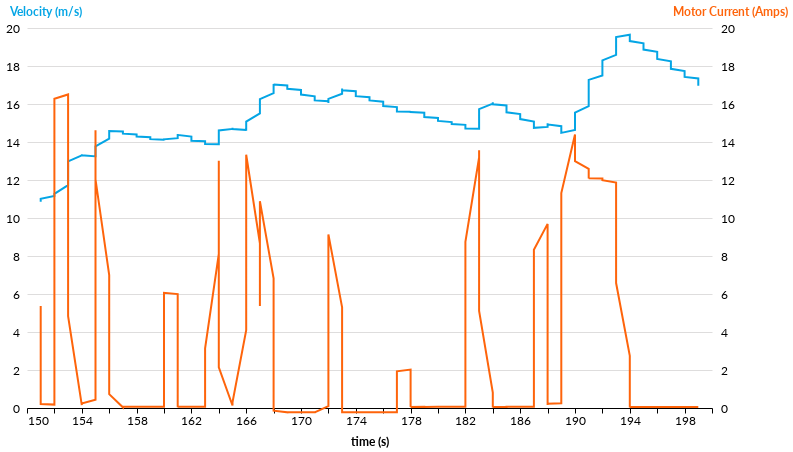

The notebook cell saved with this chart:
### Code cell
masked = mask_df(df)


#rolling average over speeds
def get_rolling(attribute, masked):
    copy = masked.copy()
    copy = copy[(copy[attribute] < 50)]
    rolling = copy[attribute].rolling(window=3).mean()
    rolling = rolling[rolling.notna()]
    return rolling

def graph_attribute(attribute, masked, rolling_window = 3):
    copy = masked.copy()
    copy = copy[copy[attribute] < 50]
    copy["rolling"] = copy[attribute].rolling(window=rolling_window).mean()
    copy = copy[copy["rolling"].notna()]
    copy = copy[copy[attribute] > 1]
    chart = alt.Chart(copy[["time", "rolling"]]).mark_line().encode(
        x=alt.X("time", title="Time (s)"),
        y=alt.Y("rolling", title="Velocity (m/s)"))
    display(chart)


masked = masked[(masked["time"] > 150) & (masked["time"] < 200)]
speed_rolling = get_rolling("speed", masked)
motor_rolling = get_rolling("current_motor", masked)
masked["speed_rolling"] = speed_rolling
masked["motor_rolling"] = motor_rolling
display(masked)
base = alt.Chart(masked[[ "time", "speed_rolling", "motor_rolling" ]]).encode(
    alt.X("time", title="time (s)")
)
line1 = base.mark_line(stroke="#04a5e5").encode(
    alt.Y("speed_rolling", axis=(alt.Axis(title = "Velocity (m/s)", titleColor = "#04a5e5"))) 
)

line2 = base.mark_line(stroke="#fe640b").encode(
    alt.Y("motor_rolling", scale = alt.Scale(domain=[0, 20]), axis=(alt.Axis(title = "Motor Current (Amps)", titleColor = "#fe640b")))
)

alt.layer(line1, line2).resolve_scale(
    y="independent"
)

### Figure 1 — Vega-Lite specification as saved in the notebook (floating-point values rounded to 4 significant figures; data arrays with more than 128 entries replaced by an {"elided": "..."} marker saying what was removed)
{"width": 685, "height": 380, "config": {"title": {"anchor": "start", "fontSize": 18, "font": "Lato", "fontColor": "#000000"}, "axisX": {"domain": true, "domainColor": "#000000", "domainWidth": 1, "grid": false, "labelFontSize": 12, "labelFont": "Lato", "labelAngle": 0, "tickColor": "#000000", "tickSize": 5, "titleFontSize": 12, "titlePadding": 10, "titleFont": "Lato", "title": ""}, "axisY": {"domain": false, "grid": true, "gridColor": "#DEDDDD", "gridWidth": 1, "labelFontSize": 12, "labelFont": "Lato", "labelPadding": 8, "ticks": false, "titleFontSize": 12, "titlePadding": 10, "titleFont": "Lato", "titleAngle": 0, "titleY": -10, "titleX": 18}, "background": "#FFFFFF", "legend": {"labelFontSize": 12, "labelFont": "Lato", "symbolSize": 100, "symbolType": "square", "titleFontSize": 12, "titlePadding": 10, "titleFont": "Lato", "title": "", "orient": "top-left", "offset": 0}, "view": {"stroke": "transparent"}, "range": {"category": ["#1696d2", "#d2d2d2", "#000000", "#fdbf11", "#ec008b", "#55b748", "#5c5859", "#db2b27"], "diverging": ["#cfe8f3", "#a2d4ec", "#73bfe2", "#46abdb", "#1696d2", "#12719e"]}, "area": {"fill": "#1696d2"}, "line": {"color": "#1696d2", "stroke": "#1696d2", "strokewidth": 5}, "trail": {"color": "#1696d2", "stroke": "#1696d2", "strokeWidth": 0, "size": 1}, "path": {"stroke": "#1696d2", "strokeWidth": 0.5}, "point": {"filled": true}, "text": {"font": "Lato", "color": "#1696d2", "fontSize": 11, "align": "right", "fontWeight": 400, "size": 11}, "bar": {"size": 40, "binSpacing": 1, "continuousBandSize": 30, "discreteBandSize": 30, "fill": "#1696d2", "stroke": false}}, "layer": [{"mark": {"type": "line", "stroke": "#04a5e5"}, "encoding": {"x": {"field": "time", "title": "time (s)", "type": "quantitative"}, "y": {"axis": {"title": "Velocity (m/s)", "titleColor": "#04a5e5"}, "field": "speed_rolling", "type": "quantitative"}}}, {"mark": {"type": "line", "stroke": "#fe640b"}, "encoding": {"x": {"field": "time", "title": "time (s)", "type": "quantitative"}, "y": {"axis": {"title": "Motor Current (Amps)", "titleColor": "#fe640b"}, "field": "motor_rolling", "scale": {"domain": [0, 20]}, "type": "quantitative"}}}], "data": {"name": "data-2c56491ee353a75eb130278f5d66a815"}, "resolve": {"scale": {"y": "independent"}}, "$schema": "https://vega.github.io/schema/vega-lite/v5.16.3.json", "datasets": {"data-2c56491ee353a75eb130278f5d66a815": {"elided": "212 records"}}}
